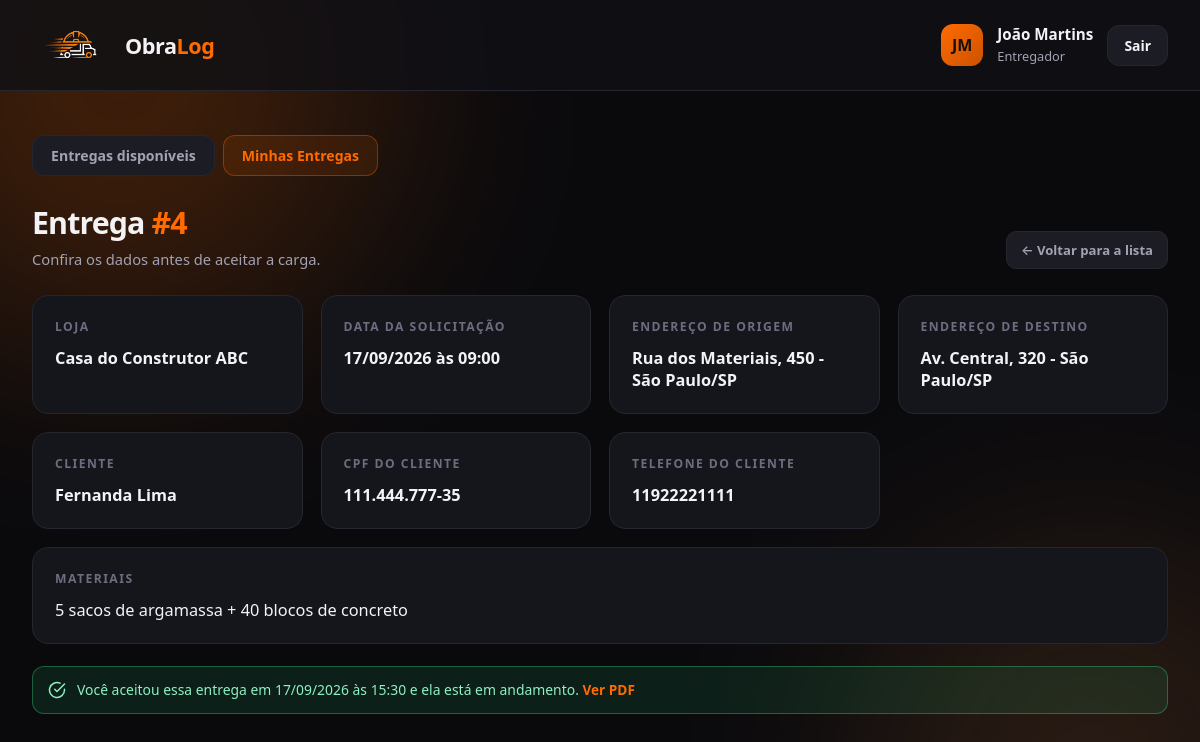
The app's page /entrega-detalhe.php?id=4 (signed in) with its own data.
### tables this page shows
CREATE TABLE entrega (
    id_entrega          INT AUTO_INCREMENT PRIMARY KEY,
    id_loja             INT            NOT NULL,
    id_motorista        INT            NULL,
    id_cliente          INT            NOT NULL,
    endereco_origem     VARCHAR(200)   NOT NULL,
    endereco_entrega    VARCHAR(200)   NOT NULL,
    materiais           TEXT           NOT NULL,
    data_solicitacao    DATETIME       DEFAULT CURRENT_TIMESTAMP,
    data_entrega         DATETIME       NULL COMMENT 'preenchida quando o motorista aceita',
    data_finalizacao     DATETIME       NULL COMMENT 'preenchida quando o motorista finaliza; NULL = ainda ativa',
    CONSTRAINT fk_entrega_loja FOREIGN KEY (id_loja)
        REFERENCES loja (id_usuario) ON DELETE CASCADE,
    CONSTRAINT fk_entrega_motorista FOREIGN KEY (id_motorista)
        REFERENCES motorista (id_usuario) ON DELETE SET NULL,
    CONSTRAINT fk_entrega_cliente FOREIGN KEY (id_cliente)
        REFERENCES cliente (id_cliente) ON DELETE CASCADE
);

CREATE TABLE cliente (
    id_cliente   INT AUTO_INCREMENT PRIMARY KEY,
    nome         VARCHAR(150)   NOT NULL,
    cpf          VARCHAR(11)    NOT NULL,
    telefone     VARCHAR(11)    NOT NULL,
    endereco     VARCHAR(200)   NOT NULL,
    UNIQUE KEY uq_cliente_cpf (cpf)
);

### includes/auth.php (called while the page is built, shortened)
<?php
function estaLogado(): bool
{
    return isset($_SESSION['usuario']['id_usuario']);
}
function usuarioLogado(): ?array
{
    return $_SESSION['usuario'] ?? null;
}
function exigirTipo(string $tipo): array
{
    $usuario = usuarioLogado();
    return $usuario;
}
function iniciais(string $nome): string
{
    $partes = preg_split('/\s+/', trim($nome));
    $letras = mb_substr($partes[0] ?? '', 0, 1);
    if (count($partes) > 1) {
        $letras .= mb_substr(end($partes), 0, 1);
    }
    return mb_strtoupper($letras);
}
function somenteDigitos(?string $valor): string
{
    return preg_replace('/\D/', '', (string) $valor);
}
function e(?string $valor): string
{
    return htmlspecialchars((string) $valor, ENT_QUOTES, 'UTF-8');
}
function formatarCpf(?string $valor): string
{
    $d = somenteDigitos($valor);
    return sprintf('%s.%s.%s-%s', substr($d, 0, 3), substr($d, 3, 3), substr($d, 6, 3), substr($d, 9));
}

### entrega-detalhe.php (the view, shortened to what this page needs)
<?php
require_once __DIR__ . '/includes/auth.php';
require_once __DIR__ . '/includes/conexao.php';
$usuario = exigirTipo('motorista');
$idEntrega = (int) ($_GET['id'] ?? 0);
$stmt = $pdo->prepare(
    "SELECT  en.*,
             COALESCE(l.nome_fantasia, ul.nome) AS nome_loja,
             l.telefone                          AS telefone_loja,
             c.nome                              AS nome_cliente,
             c.cpf                                AS cpf_cliente,
             c.telefone                          AS telefone_cliente
     FROM    entrega en
     JOIN    loja    l  ON l.id_usuario = en.id_loja
     JOIN    usuario ul ON ul.id_usuario = en.id_loja
     JOIN    cliente c  ON c.id_cliente = en.id_cliente
     WHERE   en.id_entrega = ?"
);
$stmt->execute([$idEntrega]);
$entrega = $stmt->fetch();
$ehDoMotorista = (int) $entrega['id_motorista'] === (int) $usuario['id_usuario'];
function dataBr(?string $data): string
{
    return $data ? date('d/m/Y \à\s H:i', strtotime($data)) : '-';
}
?>
<!DOCTYPE html>
<html lang="pt-BR">
<head>
    <link rel="stylesheet" href="style.css">
</head>
<body>
<header class="topo">
    <div class="logo-topo">
        <img src="img/logoObraLog.png" alt="ObraLog">
        <span>Obra<b>Log</b></span>
    </div>
    <div class="usuario-atual">
        <div class="avatar"><?= e(iniciais($usuario['nome'])) ?></div>
        <div class="dados">
            <strong><?= e($usuario['nome']) ?></strong>
            <small>Entregador</small>
        </div>
        <a href="logout.php" class="botao-sair">Sair</a>
    </div>
</header>
<main class="conteudo conteudo-largo">
    <?php $paginaAtual = $ehDoMotorista ? 'minhas' : 'disponiveis'; require __DIR__ . '/includes/menu-motorista.php'; ?>
    <div class="cabecalho-pagina">
        <div>
            <h1>Entrega <span>#<?= (int) $entrega['id_entrega'] ?></span></h1>
            <p>Confira os dados antes de aceitar a carga.</p>
        </div>
        <a href="<?= $ehDoMotorista ? 'minhas-entregas.php' : 'entregas.php' ?>" class="acao">&larr; Voltar para a lista</a>
    </div>
    <div class="grade-cartoes">
        <div class="cartao-info">
            <h3>Loja</h3>
            <p><?= e($entrega['nome_loja']) ?></p>
        </div>
        <div class="cartao-info">
            <h3>Data da solicitação</h3>
            <p><?= dataBr($entrega['data_solicitacao']) ?></p>
        </div>
        <div class="cartao-info">
            <h3>Endereço de origem</h3>
            <p><?= e($entrega['endereco_origem']) ?></p>
        </div>
        <div class="cartao-info">
            <h3>Endereço de destino</h3>
            <p><?= e($entrega['endereco_entrega']) ?></p>
        </div>
        <div class="cartao-info">
            <h3>Cliente</h3>
            <p><?= e($entrega['nome_cliente']) ?></p>
        </div>
        <div class="cartao-info">
            <h3>CPF do cliente</h3>
            <p><?= e(formatarCpf($entrega['cpf_cliente'])) ?></p>
        </div>
        <div class="cartao-info">
            <h3>Telefone do cliente</h3>
            <p><?= e($entrega['telefone_cliente']) ?></p>
        </div>
        <div class="cartao-info" style="grid-column: 1 / -1">
            <h3>Materiais</h3>
            <p style="font-weight:400"><?= nl2br(e($entrega['materiais'])) ?></p>
        </div>
    </div>
    <?php if (!$ehDoMotorista): ?>
        <form method="post" action="aceitar-entrega.php" style="margin-top:22px; max-width:300px">
            <input type="hidden" name="id_entrega" value="<?= (int) $entrega['id_entrega'] ?>">
            <button type="submit" class="botao botao-principal">Aceitar esta carga</button>
        </form>
    <?php else: ?>
        <div class="aviso sucesso visivel" style="margin-top:22px">
            <svg width="18" height="18" viewBox="0 0 24 24" fill="none" stroke="currentColor" stroke-width="2" stroke-linecap="round" stroke-linejoin="round">
                <path d="M22 11.08V12a10 10 0 1 1-5.93-9.14"/><path d="m9 11 3 3L22 4"/>
            </svg>
            <span>
                <?php if ($entrega['data_finalizacao']): ?>
                    Esta entrega foi finalizada em <?= dataBr($entrega['data_finalizacao']) ?>.
                <?php else: ?>
                    Você aceitou essa entrega em <?= dataBr($entrega['data_entrega']) ?> e ela está em andamento.
                <?php endif; ?>
                <a href="relatorio.php?id=<?= (int) $entrega['id_entrega'] ?>" class="link">Ver PDF</a>
            </span>
        </div>
    <?php endif; ?>
</main>
</body>
</html>

### records on screen
entrega: id_entrega "4", data_solicitacao "17/09/2026 às 09:00", endereco_origem "Rua dos Materiais, 450 - São Paulo/SP", endereco_entrega "Av. Central, 320 - São Paulo/SP", id_cliente.nome "Fernanda Lima", id_cliente.cpf "111.444.777-35", id_cliente.telefone "11922221111", materiais "5 sacos de argamassa + 40 blocos de concreto", data_entrega "17/09/2026 às 15:30"

### other values on screen
iniciais($usuario['nome']) "JM"
$usuario['nome'] "João Martins"
$entrega['nome_loja'] "Casa do Construtor ABC"
